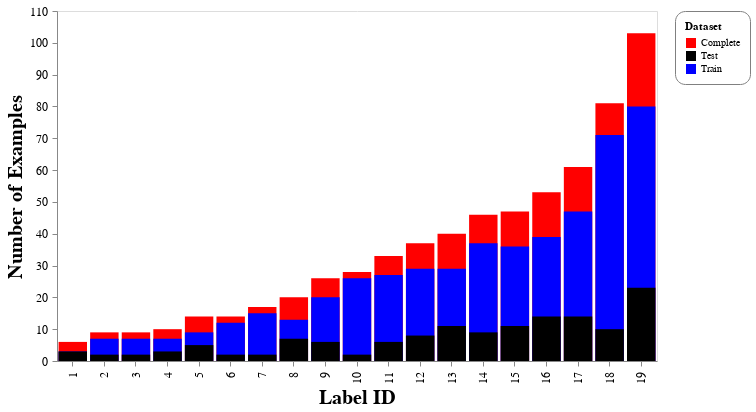

Here is the notebook cell this chart was saved with:
### Code cell
chart

### Figure 1 — Vega-Lite specification as saved in the notebook (floating-point values rounded to 4 significant figures)
{"data": {"name": "data-99ad383b264012a6e2881f11b8f9a62e"}, "mark": {"type": "bar", "color": "grey"}, "config": {"axis": {"labelFontSize": 12, "labelLimit": 500, "labelPadding": 5, "titleFontSize": 20}, "axisY": {"grid": false}, "header": {"labelFontSize": 15, "titleFontSize": 20}, "legend": {"cornerRadius": 10, "fillColor": "white", "padding": 10, "strokeColor": "gray"}}, "encoding": {"color": {"type": "nominal", "field": "Dataset", "scale": {"range": ["red", "black", "blue"]}}, "x": {"type": "ordinal", "field": "Label", "sort": "ascending", "title": "Label ID"}, "y": {"type": "quantitative", "field": "Sum", "stack": null, "title": "Number of Examples"}}, "height": 350, "resolve": {"scale": {"x": "independent"}}, "width": 600, "$schema": "https://vega.github.io/schema/vega-lite/v4.8.1.json", "datasets": {"data-99ad383b264012a6e2881f11b8f9a62e": [{"Label": 1, "Dataset": "Complete", "Sum": 6}, {"Label": 2, "Dataset": "Complete", "Sum": 9}, {"Label": 3, "Dataset": "Complete", "Sum": 9}, {"Label": 4, "Dataset": "Complete", "Sum": 10}, {"Label": 5, "Dataset": "Complete", "Sum": 14}, {"Label": 6, "Dataset": "Complete", "Sum": 14}, {"Label": 7, "Dataset": "Complete", "Sum": 17}, {"Label": 8, "Dataset": "Complete", "Sum": 20}, {"Label": 9, "Dataset": "Complete", "Sum": 26}, {"Label": 10, "Dataset": "Complete", "Sum": 28}, {"Label": 11, "Dataset": "Complete", "Sum": 33}, {"Label": 12, "Dataset": "Complete", "Sum": 37}, {"Label": 13, "Dataset": "Complete", "Sum": 40}, {"Label": 14, "Dataset": "Complete", "Sum": 46}, {"Label": 15, "Dataset": "Complete", "Sum": 47}, {"Label": 16, "Dataset": "Complete", "Sum": 53}, {"Label": 17, "Dataset": "Complete", "Sum": 61}, {"Label": 18, "Dataset": "Complete", "Sum": 81}, {"Label": 19, "Dataset": "Complete", "Sum": 103}, {"Label": 1, "Dataset": "Train", "Sum": 3}, {"Label": 2, "Dataset": "Train", "Sum": 7}, {"Label": 3, "Dataset": "Train", "Sum": 7}, {"Label": 4, "Dataset": "Train", "Sum": 7}, {"Label": 5, "Dataset": "Train", "Sum": 9}, {"Label": 6, "Dataset": "Train", "Sum": 12}, {"Label": 7, "Dataset": "Train", "Sum": 15}, {"Label": 8, "Dataset": "Train", "Sum": 13}, {"Label": 9, "Dataset": "Train", "Sum": 20}, {"Label": 10, "Dataset": "Train", "Sum": 26}, {"Label": 11, "Dataset": "Train", "Sum": 27}, {"Label": 12, "Dataset": "Train", "Sum": 29}, {"Label": 13, "Dataset": "Train", "Sum": 29}, {"Label": 14, "Dataset": "Train", "Sum": 37}, {"Label": 15, "Dataset": "Train", "Sum": 36}, {"Label": 16, "Dataset": "Train", "Sum": 39}, {"Label": 17, "Dataset": "Train", "Sum": 47}, {"Label": 18, "Dataset": "Train", "Sum": 71}, {"Label": 19, "Dataset": "Train", "Sum": 80}, {"Label": 1, "Dataset": "Test", "Sum": 3}, {"Label": 2, "Dataset": "Test", "Sum": 2}, {"Label": 3, "Dataset": "Test", "Sum": 2}, {"Label": 4, "Dataset": "Test", "Sum": 3}, {"Label": 5, "Dataset": "Test", "Sum": 5}, {"Label": 6, "Dataset": "Test", "Sum": 2}, {"Label": 7, "Dataset": "Test", "Sum": 2}, {"Label": 8, "Dataset": "Test", "Sum": 7}, {"Label": 9, "Dataset": "Test", "Sum": 6}, {"Label": 10, "Dataset": "Test", "Sum": 2}, {"Label": 11, "Dataset": "Test", "Sum": 6}, {"Label": 12, "Dataset": "Test", "Sum": 8}, {"Label": 13, "Dataset": "Test", "Sum": 11}, {"Label": 14, "Dataset": "Test", "Sum": 9}, {"Label": 15, "Dataset": "Test", "Sum": 11}, {"Label": 16, "Dataset": "Test", "Sum": 14}, {"Label": 17, "Dataset": "Test", "Sum": 14}, {"Label": 18, "Dataset": "Test", "Sum": 10}, {"Label": 19, "Dataset": "Test", "Sum": 23}]}}
